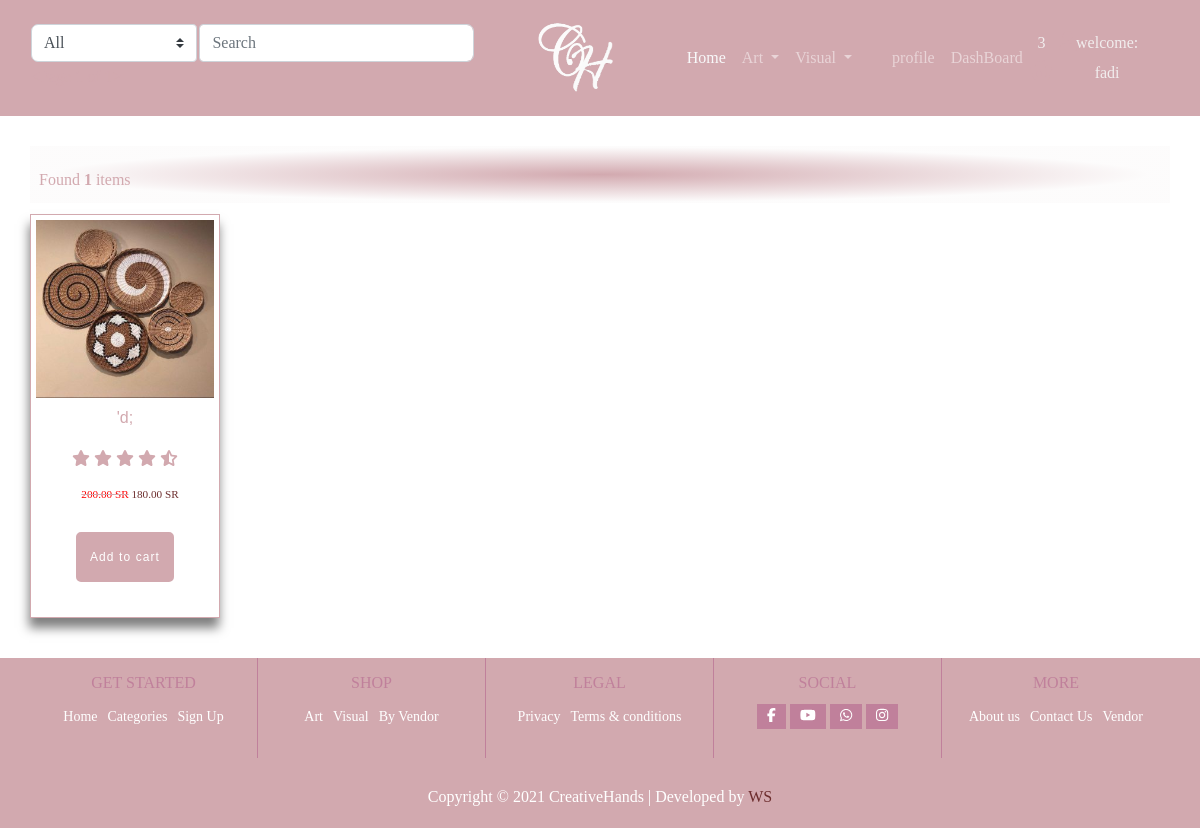
The app's page /store/ (signed in), older data.
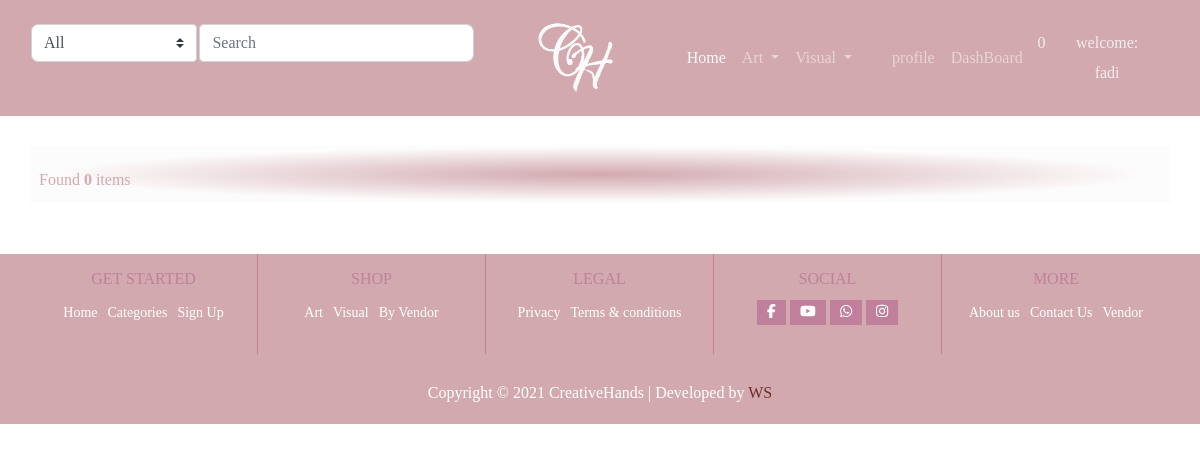
The same page, newer data.
### product/models.py (models this page shows, shortened)
class Product(models.Model):
    user = models.ForeignKey(User, null=True, on_delete=models.SET_NULL)
    PRDName = models.CharField(max_length=75)
    PRDVandor_Name = models.CharField(max_length=75)
    PRDCategory = models.ForeignKey('Category', on_delete=models.CASCADE, blank=True, null=True)
    PRDIMG = models.ImageField(upload_to='', blank=True, null=True)
    PRDDec = models.TextField(max_length=500)
    PRDBrand = models.ForeignKey('settings.Brand', on_delete=models.CASCADE, blank=True, null=True)
    PRDPrice = models.DecimalField(max_digits=5, decimal_places=2)
    PRDCost = models.DecimalField(max_digits=5, decimal_places=2)
    PRDDisc = models.DecimalField(max_digits=5, decimal_places=2)
    PRDSlug = models.SlugField(blank=True, null=True, allow_unicode=True)
    PRDCreated = models.DateTimeField()
    PRDISNew = models.BooleanField(default=False)
    PRDISbest = models.BooleanField(default=False)
    stock = models.IntegerField(default=0)
    tax = models.DecimalField(max_digits=3, decimal_places=2, default=0.15)
    on_sale = models.BooleanField(default=False)
    sale_date = models.BooleanField(default=True)
    on_sale_start = models.DateField(null=True, blank=True)
    on_sale_ends = models.DateField(null=True, blank=True)
    approved = models.BooleanField(default=False)
    featured = models.BooleanField(default=False)
    limited_products = models.BooleanField(default=False)
    added_date = models.DateTimeField(auto_now_add=True, null=True)
    update_date = models.DateTimeField(auto_now_add=True, null=True)
    weight = models.IntegerField(default=0, null=True)
    length = models.DecimalField(decimal_places=2, default=0, max_digits=100)
    height = models.DecimalField(decimal_places=2, default=0, max_digits=100)
    width = models.DecimalField(decimal_places=2, default=0, max_digits=100)
    def __str__(self):
        return self.PRDName
    def get_absolute_url(self):
        return reverse('products:pro_detail', kwargs={"slug": self.PRDSlug})

### product/views.py (the view)
# urls.py: path('store/', views.store, name='store'),                               # view all categories
def store(request, category_slug=None):
    categories = None
    product_list = None
    if category_slug != None:
        categories = get_object_or_404(Category, slug=category_slug)
        product_list = Product.objects.filter(PRDCategory=categories, approved=True)
        product_count = product_list.count()
        d = Category.objects.all()
        paginator = Paginator(product_list, 1)  # product_list == how many products  display on one page
        page_number = request.GET.get('page')  # get number data
        product_list = paginator.get_page(page_number)
    else:
        product_list = Product.objects.all().filter(approved=True).order_by('id')
        product_count = product_list.count()
        d = Category.objects.all()
        paginator = Paginator(product_list, 1)  # product_list == how many products  display on one page
        page_number = request.GET.get('page')  # get number data
        product_list = paginator.get_page(page_number)
    context = {
        'product_list': product_list,
        'product_count': product_count,
        'd': d,
    }
    return render(request, 'product/store.html', context)

### cart/context_processos.py (called while the page is built)
def counter(request):
    cart_count = 0  # var coz counter number on  cart
    if 'admin' in request.path:  # request path if admin can you though data to return see anything
        return {}
    else:
        try:
            cart = Cart.objects.filter(cart_id=_cart_id(request))
            if request.user.is_authenticated:
                cart_items = CartItems.objects.all().filter(user=request.user)
            else:
                cart_items = CartItems.objects.all().filter(cart=cart[:1])
            for cart_item in cart_items:
                cart_count += cart_item.quantity
        except Cart.DoesNotExist:
            cart_count = 0
    return dict(cart_count=cart_count)

### cart/models.py (called while the page is built)
    def __str__(self):
        return str(self.product)

### cart/views.py (called while the page is built)
def _cart_id(request):  # creat session id to cart
    cart = request.session.session_key
    if not cart:
        request.session.create()  # create new session
    return cart

### product/context_processors.py (called while the page is built)
def menu_links(request):
    links = Category.objects.all()
    return dict(links=links)

### product/models.py (called while the page is built)
    def get_url(self):
        return reverse('products:category_slug', args={self.slug})

    def __str__(self):
        return self.CATName

### product/templates/product/store.html (shortened to what this page needs)
<!DOCTYPE html>
{% extends 'product/base.html' %}
{% load static %}
{% block body %}
<body class="body-class">
    <section class="new-product-section">
        <div class="container">
            <div class="row">
                <div class="heading-title">
                    <span class="mr-md-auto">
                    Found <b>  {{ product_count}}</b> items
                    </span>
                </div>
                <div class="new-product">
                    <ul class="product-group">
                                        {% for product in product_list%}
                        <li>
                            <div class="product-card">
                                <div class="card-img">
                                    <a href="#"><img class="img-fluid" src="{{product.PRDIMG.url }} " alt="product-title"></a>
                                </div>
                                <div class="card-content text-center">
                                    <a href=" {{product.get_absolute_url}}">
                                        <h2 class="product-title">{{ product.PRDName}}</h2>
                                    </a>
                                    <div class="rating">
                                        <span><i class="fas fa-star"></i></span>
                                        <span><i class="fas fa-star"></i></span>
                                        <span><i class="fas fa-star"></i></span>
                                        <span><i class="fas fa-star"></i></span>
                                        <span><i class="fas fa-star-half-alt"></i></span>
                                    </div>
                                    <div class="price-group">
                                            {%if product.PRDDisc > 0 %}
                                            <del><span class="del-price-list">{{ product.PRDPrice}}  SR</span></del>
                                             <ins><span class="price-amount amount">{{ product.PRDDisc}} SR</span>
                                                     {% else %}
                                             <ins><span class="price-amount amount">{{ product.PRDDisc}} SR</span>
                                                </ins>
                                            {% endif %}
                                    </div>
                                    <div class="cart-btn"><a class="add-to-cart-btn" href="#">Add to cart</a></div>
                                </div>
                            </div>
                        </li>
                                            {% endfor %}
                    </ul>
                </div>
            </div>
        </div>
    </section>
</body>
{% endblock %}

### product/templates/product/base.html (shortened to what the changed rows need)
<!DOCTYPE html>
{% load static %}
<html lang="en">
<head>
    <link rel="stylesheet" href="https://cdn.moyasar.com/mpf/1.2.0/moyasar.css">
    <link rel="stylesheet" href="{% static 'css/woocommerce.min.css' %} ">
    <link rel="stylesheet" href="{% static 'css/animate.min.css' %}">
    <link rel="stylesheet" href="{% static 'css/aos2.3.4.css' %}">
    <link rel="stylesheet" href="{% static 'css/linearicons.css' %}">
    <link rel="stylesheet" href="{% static 'css/elementor-icons.min.css' %}">
    <link rel="stylesheet" href="{% static 'css/fontawesome.css' %}">
    <link rel="stylesheet" href="{% static 'css/owl.theme.default.min.css' %}">
    <link rel="stylesheet" href="{% static 'css/slick.min.css' %}">
    <link rel="stylesheet" href="{% static 'css/owl.carousel.css' %}">
    <link rel="stylesheet" href="{% static 'css/bootstrap.min.css' %} ">
    <link rel="stylesheet" href="{% static 'css/woocommerce.min.css' %} ">
    <link rel="stylesheet" href="{% static 'css/style.css' %} ">
</head>
<nav class="navbar navbar-expand-lg navbar-dark bg-brand pr-5">
    <div class="navbar-nav col-lg-5 col-sm-12 order-lg-2" style="margin: 20px 0">
        <div class="container-fluid p-0 justify-content-center">
            <div class="navbar-nav col-4 col-lg-3 order-lg-2 justify-content-center text-center p-0 cart-info "
                 id="cart-info">
                <a href="{% url 'cart:checkout'%}" class="nav-item " data-toggle="modal" data-target="#cartModal">
                    <span class="price  ">{{cart_count}}</span>
                    <br>
                    <i class="fas fa-shopping-basket" style="font-size: 20px" data-toggle="modal"
                       data-target="#cartModal" value="5">
                    </i>
                </a>
            </div>
        </div>
    </div>
</nav>
{% block body %}
{% endblock %}
</html>

Row changes from the older to the newer data that the page shows:
removed Product: PRDIMG (picture), PRDName "'d;", PRDPrice "200.00", PRDDisc "180.00"
Text that changed along with them:
{{ cart_count }}: "3" → "0"
{{ product_count }}: "1" → "0"
